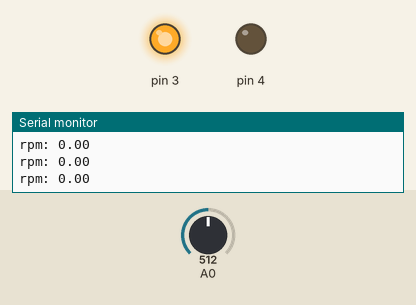
Recording of a sketch running on a simulated Arduino Uno, built with avr-gcc and run on an emulated ATmega328P. Parts: output pins drawn as LEDs (lit = HIGH), the last lines printed to the serial monitor. Inputs (shaded band) come from the test bench; at power-on: A0 = 512.

Above: at 1.2 s.
1.3 s: A0 set to 479
2.8 s: A0 set to 454
At 3.9 s:
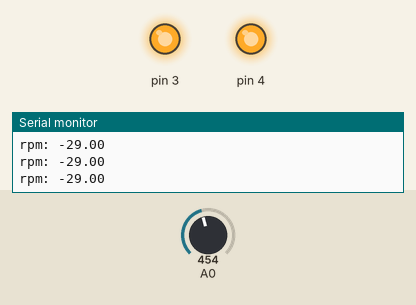
4.3 s: A0 set to 555
5.8 s: A0 set to 576
At 6.2 s:
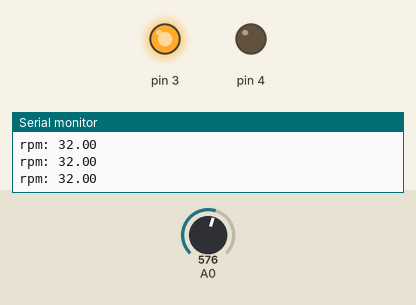
7.3 s: A0 set to 306
At 8.5 s:
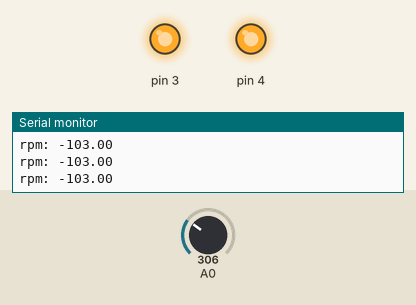
8.8 s: A0 set to 716
At 9.7 s:
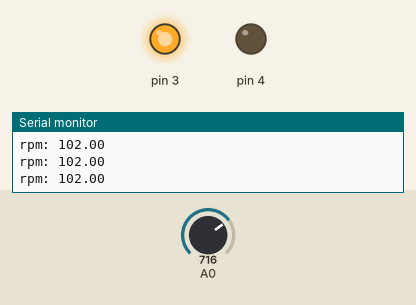
Timing chart, 0 to 11.3 s (numbered marks = the images above; inputs shaded):
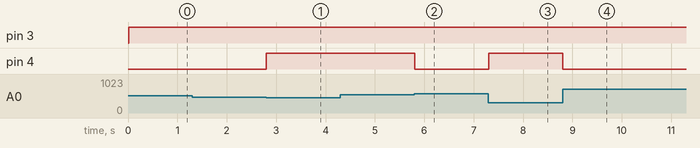

Measured:
- the behaviour switches between 463 and 462 on A0 (found by bisection; images 0 and 1)
- the behaviour switches between 561 and 562 on A0 (found by bisection; images 1 and 2)
- after the input at 2.8 s, pin 4: LOW → HIGH at once
- after the input at 5.8 s, pin 4: HIGH → LOW at once
- after the input at 7.3 s, pin 4: LOW → HIGH at once
- after the input at 8.8 s, pin 4: HIGH → LOW at once

The sketch:

myStepper.ino
```cpp
void setup() {
  Serial.begin(115200);

  setupPoti(A0);
  setupStepper(3,4);

}

void loop() {
  loopStepper();
  loopPoti();
}
```

potiStuff.ino
```cpp
int myPin;
long lastIn=0;
float lastCalc=0;

long lastPrint=0;
int timeBetweenPrint=1000/12;
long lastRefresh=0;
int timeBetweenRefresh=1000/100;

void setupPoti(int potiPin) {
  pinMode(potiPin, INPUT);
}

void loopPoti() {
  long now=millis();
  if(now-timeBetweenRefresh>lastRefresh){
    loopRefreshPoti();
    lastRefresh=now;
  }
  if(now-timeBetweenPrint>lastPrint){
    loopPrintPoti();
    lastPrint=now;
  }
}
void loopRefreshPoti() {
  lastIn=analogRead(myPin);
  lastCalc=(lastIn-512);
  if(lastCalc<50&&lastCalc>-50){
    lastCalc=0;
  }else{
    lastCalc+=(lastCalc>0?1:-1)*0;
    lastCalc=lastCalc/2;
  }
  setSpeed(lastCalc);
}
void loopPrintPoti() {
  Serial.println("rpm: "+String(lastCalc));
}
```

stepperStuff.ino
```cpp
int pinStep=-1;
int pinDir=-1;

long step_delay=1;
long last_step_time=0;

int number_of_steps=200;


int stepperDirection=0;


void setupStepper(int pStep, int pDir) {
  pinStep=pStep;
  pinDir=pDir;
  pinMode(pinStep, OUTPUT);
  pinMode(pinDir, OUTPUT);
  setSpeed(60);
}


void loopStepper() {
 long now=micros();
 if (now - last_step_time >= step_delay) {
    last_step_time = now;
    if(stepperDirection!=0){
      if(stepperDirection>0){
          digitalWrite(pinDir, LOW);
      }else{
          digitalWrite(pinDir, HIGH);
      }
      digitalWrite(pinStep, LOW);
      digitalWrite(pinStep, HIGH);
    }
  }
}

void setSpeed(float refsPerMinute)
{
  if(refsPerMinute==0){
    stepperDirection=0;
    step_delay=60*1000L*5;
  }else{
    if(refsPerMinute<0){
      refsPerMinute=refsPerMinute*-1;
      stepperDirection=-1;
    }else{
      stepperDirection=1;
    }
    step_delay = 60L * 1000L * 1000L / number_of_steps / refsPerMinute;
  }
}
```
